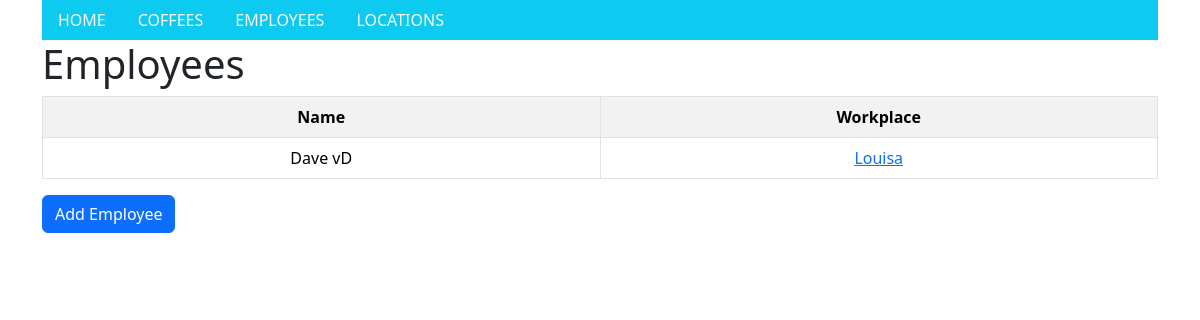
Page /coffees/employees on the earlier database version.
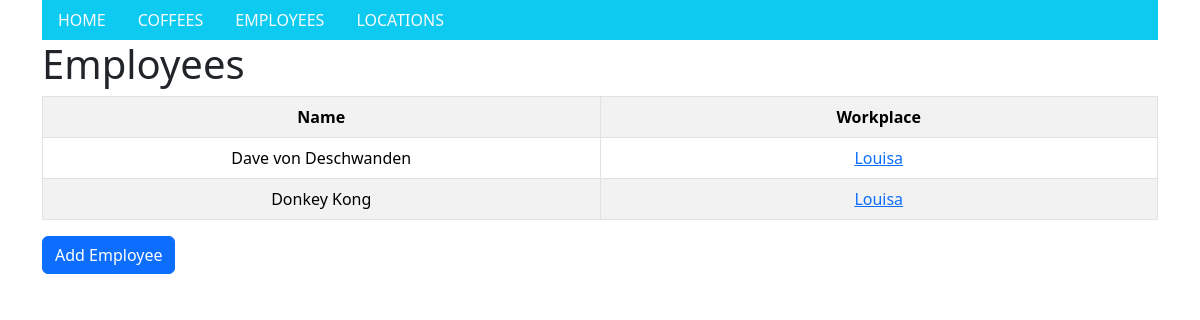
Same page on the later database version.
### coffees/models.py (models this page shows, shortened)
class Employee(models.Model):
    fname = models.CharField(max_length=64)
    lname = models.CharField(max_length=64)
    email = models.CharField(max_length=64)
    workplace = models.ForeignKey(Location, on_delete=models.CASCADE, related_name="workplace")

class Location(models.Model):
    name = models.CharField(max_length=64)
    city = models.CharField(max_length=64)
    country = models.CharField(max_length=64)
    coffees = models.ManyToManyField(Coffee, blank=True, related_name="coffees")
    def __str__(self):
        return f"Name: {self.name}\nCity: {self.city}\nCountry: {self.country}"

### coffees/views.py (the view)
# urls.py: path("employees", views.employees, name="employees"),
def employees(request):
    return render(request, "coffees/employees.html", {
        "employees": Employee.objects.all()
    })

### coffees/templates/coffees/employees.html
{% extends "coffees/layout.html" %}
{% block body %}
    <h1>Employees</h1>
    <table class="table table-bordered table-striped table-hover">
        <tr>
            <th class="text-center col-3">Name</th>
            <th class="text-center col-2">Workplace</th>
        </tr>
        {% for employee in employees %}
            <tr>
                    <td class="text-center col-3">{{ employee.fname }} {{ employee.lname }}</td>
                    <td class="text-center col-3">
                        <a href="{% url 'location' employee.workplace.id %}" >{{ employee.workplace.name }}</a>
                    </td>
            </tr>
        {% endfor %}
    </table>
    <a href="/coffees/addemployee" class="btn btn-primary add-button" role="button" id="addcoffee">Add Employee</a>
{% endblock %}

Differences in the rows shown:
changed Employee "Dave": lname "vD" → "von Deschwanden"
added Employee: fname "Donkey", lname "Kong", workplace.name "Louisa"
